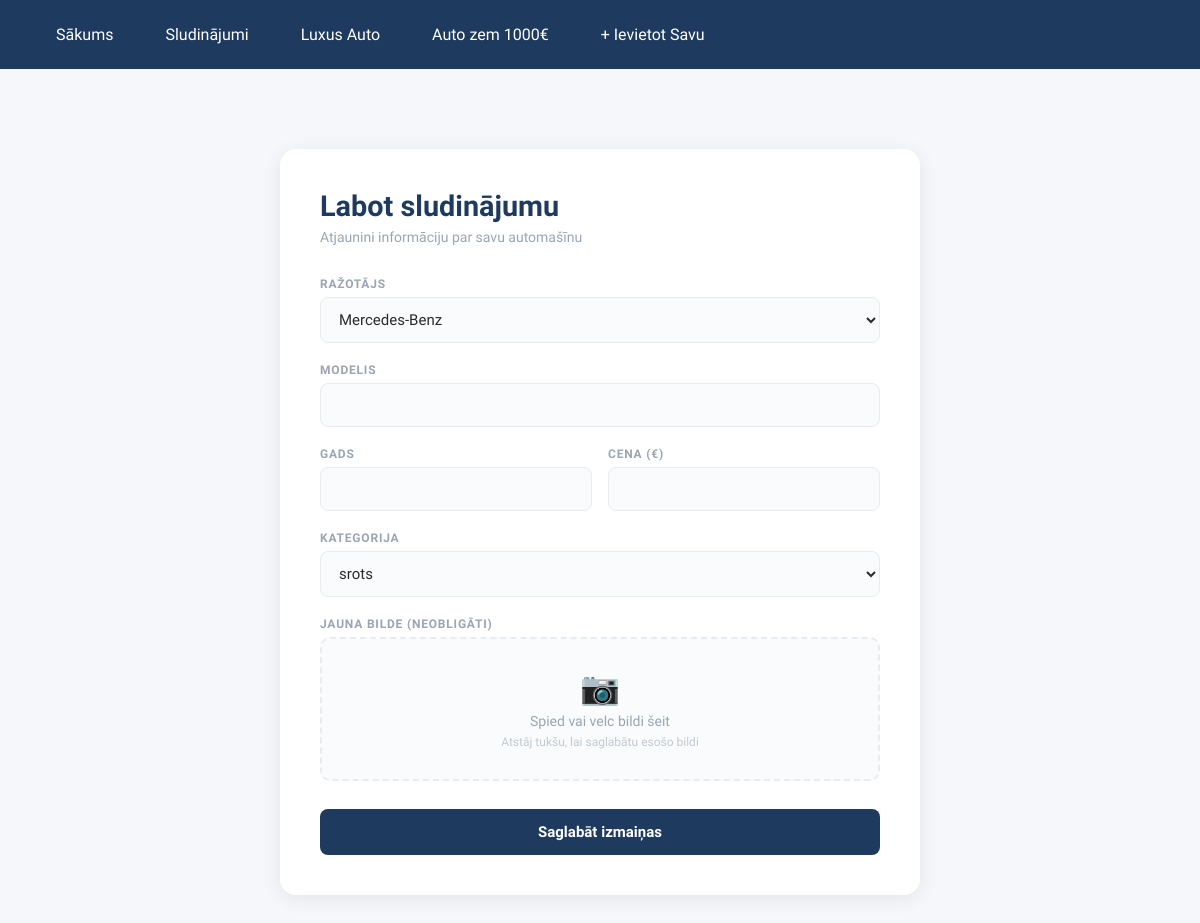
/luxus-auto/19/labot, run on an earlier commit of the app's database.
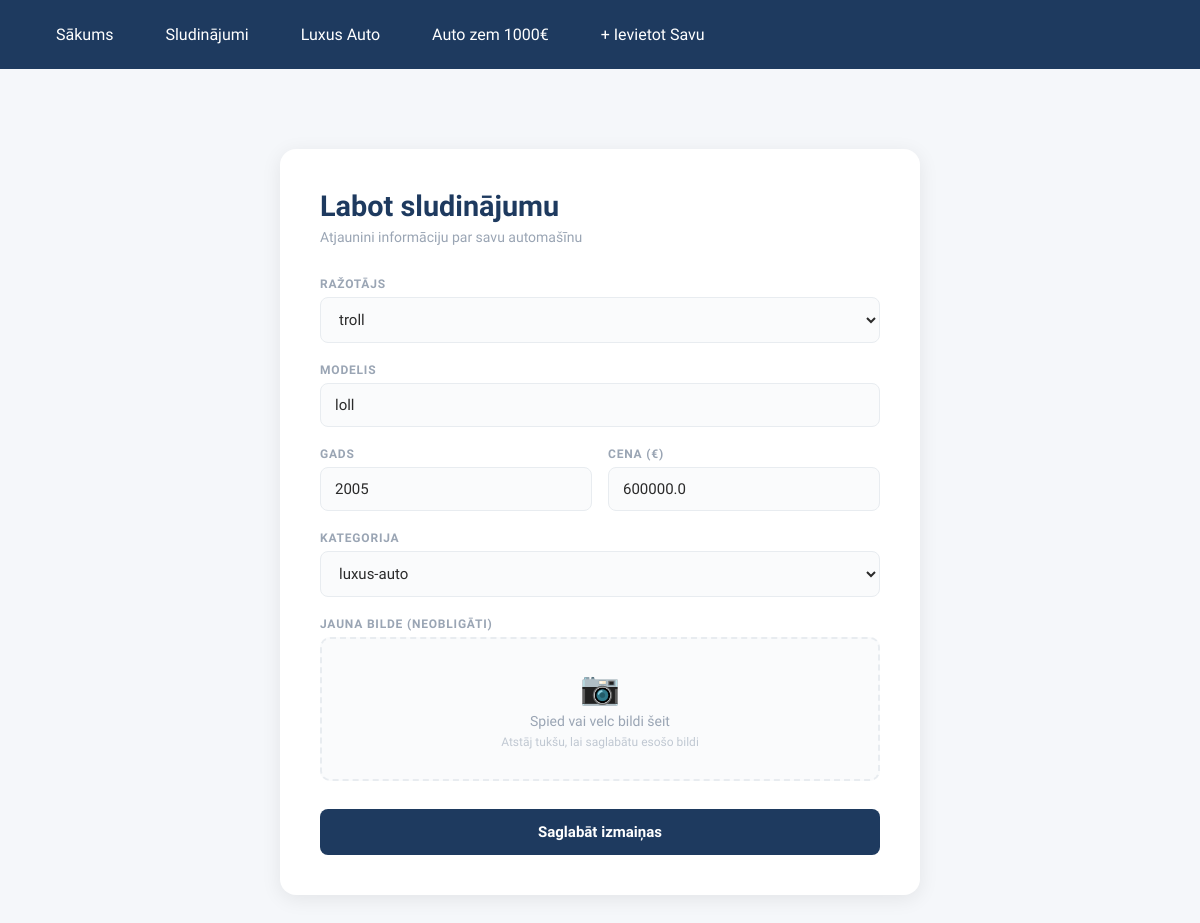
And on a later commit of the database.
### tables this page shows
CREATE TABLE sludinajumi (
	id INTEGER NOT NULL PRIMARY KEY AUTOINCREMENT,
	model TEXT NOT NULL,
	price REAL NOT NULL,
	image TEXT,
	"year" INTEGER,
	quality INTEGER,
	manufacturer_id INTEGER,
	engine_id INTEGER,
	CONSTRAINT sludinajumi_manufacturers_FK FOREIGN KEY (manufacturer_id) REFERENCES manufacturers(id),
	CONSTRAINT sludinajumi_qualities_FK FOREIGN KEY (quality) REFERENCES qualities(id),
	CONSTRAINT sludinajumi_engine_FK FOREIGN KEY (engine_id) REFERENCES engine(id)
);

CREATE TABLE manufacturers (
	id INTEGER NOT NULL PRIMARY KEY AUTOINCREMENT,
	name TEXT NOT NULL
);

CREATE TABLE qualities (
	id INTEGER NOT NULL PRIMARY KEY AUTOINCREMENT,
	quality_name TEXT
, clean_name TEXT);

### app.py (the view, shortened to what this page needs)
@app.route("/<quality_name>/<int:sludinajums_id>/labot", methods=["GET", "POST"])
def labot(quality_name, sludinajums_id):
    conn = get_db_connection()
    manufacturers = conn.execute("SELECT * FROM manufacturers").fetchall()
    qualities = conn.execute("SELECT * FROM qualities").fetchall()
    sludinajums = conn.execute("""
        SELECT sludinajumi.*, qualities.quality_name FROM sludinajumi
        JOIN qualities ON sludinajumi.quality = qualities.id
        WHERE sludinajumi.id = ?
        """, (sludinajums_id,)).fetchone()
    conn.close()
    return render_template("editlisting.html", sludinajums=sludinajums, manufacturers=manufacturers, qualities=qualities)

### app.py (called while the page is built)
def get_db_connection():
    db = Path(__file__).parent / "database.db"
    conn = sqlite3.connect(db)
    conn.row_factory = sqlite3.Row
    return conn

### templates/editlisting.html (shortened to what this page needs)
{% extends "base.html" %}
{% block content %}
<div class="form-page">
    <div class="form-card">
        <h1 class="form-title">Labot sludinājumu</h1>
        <p class="form-subtitle">Atjaunini informāciju par savu automašīnu</p>
        <form method="POST" enctype="multipart/form-data" class="listing-form">
            <div class="form-group">
                <label class="form-label">Ražotājs</label>
                <select name="manufacturer_id" class="form-input" id="manufacturer-select" onchange="toggleOther(this)">
                    {% for m in manufacturers %}
                        <option value="{{ m['id'] }}" {% if m['id'] == sludinajums['manufacturer_id'] %}selected{% endif %}>
                            {{ m['name'] }}
                        </option>
                    {% endfor %}
                </select>
            </div>
            <div class="form-group">
                <label class="form-label">Modelis</label>
                <input type="text" name="model" class="form-input" value="{{ sludinajums['model'] }}" required>
            </div>
            <div class="form-row">
                <div class="form-group">
                    <label class="form-label">Gads</label>
                    <input type="number" name="year" class="form-input" value="{{ sludinajums['year'] }}" min="1950" max="2025" required>
                </div>
                <div class="form-group">
                    <label class="form-label">Cena (€)</label>
                    <input type="text" name="price" class="form-input" value="{{ sludinajums['price'] }}" required>
                </div>
            </div>
            <div class="form-group">
                <label class="form-label">Kategorija</label>
                <select name="quality" class="form-input">
                    {% for q in qualities %}
                        <option value="{{ q['id'] }}" {% if q['id'] == sludinajums['quality'] %}selected{% endif %}>
                            {{ q['quality_name'] }}
                        </option>
                    {% endfor %}
                </select>
            </div>
            <div class="form-group">
                <label class="form-label">Jauna bilde (neobligāti)</label>
                <div class="file-upload-area" id="file-upload-area">
                    <div class="file-upload-placeholder" id="upload-placeholder">
                        <span class="upload-icon">📷</span>
                        <span>Spied vai velc bildi šeit</span>
                        <span class="upload-hint">Atstāj tukšu, lai saglabātu esošo bildi</span>
                    </div>
                </div>
            </div>
            <button type="submit" class="submit-btn">Saglabāt izmaiņas</button>
        </form>
    </div>
</div>
{% endblock %}

### templates/base.html (shortened to what this page needs)
<!DOCTYPE html>
<html lang="lv">
<head>
    <link rel="stylesheet" href="{{ url_for('static', filename='style.css') }}">
</head>
<body>
    <header>
        <div class="header">
            <a href="/"><div class="button">Sākums</div></a>
            <a href="/sludinajumi"><div class="button">Sludinājumi</div></a>
            <a href="/luxus-auto"><div class="button">Luxus Auto</div></a>
            <a href="/zem-1000-eur"><div class="button">Auto zem 1000€</div></a>
            <a href="/ievietot"><div class="button">+ Ievietot Savu</div></a>
        </div>
    </header>
    <main>
        {% block content %}{% endblock %}
    </main>
</body>
</html>

### static/style.css (style rules this page uses)
* { margin: 0; padding: 0; box-sizing: border-box; }
body { font-family: "Google Sans", sans-serif; background-color: #f5f7fa; color: #2b2b2b; }
.header { display: flex; gap: 20px; padding: 15px 40px; background-color: #1E3A5F; align-items: center; }
.header a { text-decoration: none; }
.button { color: white; padding: 10px 16px; border-radius: 6px; transition: 0.2s; font-weight: 500; }
main { padding: 30px 40px; }
a { text-decoration: none; }
.form-page { max-width: 680px; margin: 50px auto; padding: 0 20px; }
.form-card { background: white; border-radius: 16px; padding: 40px; box-shadow: 0 4px 20px rgba(0,0,0,0.08); }
.form-title { font-size: 1.8rem; color: #1E3A5F; margin-bottom: 6px; }
.form-subtitle { color: #9aa5b4; font-size: 14px; margin-bottom: 32px; }
.listing-form { display: flex; flex-direction: column; gap: 20px; }
.form-row { display: grid; grid-template-columns: 1fr 1fr; gap: 16px; }
.form-group { display: flex; flex-direction: column; gap: 6px; }
.form-label { font-size: 12px; font-weight: 600; color: #9aa5b4; text-transform: uppercase; letter-spacing: 0.8px; }
.form-input { padding: 12px 14px; border: 1.5px solid #e8ecf0; border-radius: 8px; font-size: 15px; font-family: "Google Sans", sans-serif; color: #2b2b2b; background: #fafbfc; transition: border-color 0.2s; width: 100%; }
.file-upload-area { border: 2px dashed #e8ecf0; border-radius: 10px; padding: 30px; text-align: center; cursor: pointer; transition: border-color 0.2s; position: relative; background: #fafbfc; }
.file-upload-placeholder { display: flex; flex-direction: column; gap: 6px; align-items: center; color: #9aa5b4; font-size: 14px; pointer-events: none; }
.upload-icon { font-size: 2rem; }
.upload-hint { font-size: 12px; color: #c0c8d2; }
.submit-btn { background-color: #1E3A5F; color: white; border: none; padding: 14px; border-radius: 8px; font-size: 15px; font-weight: 600; font-family: "Google Sans", sans-serif; cursor: pointer; transition: background-color 0.2s; margin-top: 8px; }

What changed in the data, as far as the page shows it:
added sludinajumi: manufacturer_id "troll", model "loll", year "2005", price "600000.0", quality "luxus-auto"
Also different on the page:
form field manufacturer_id: "Mercedes-Benz" → (not shown)
form field quality: "srots" → (not shown)
